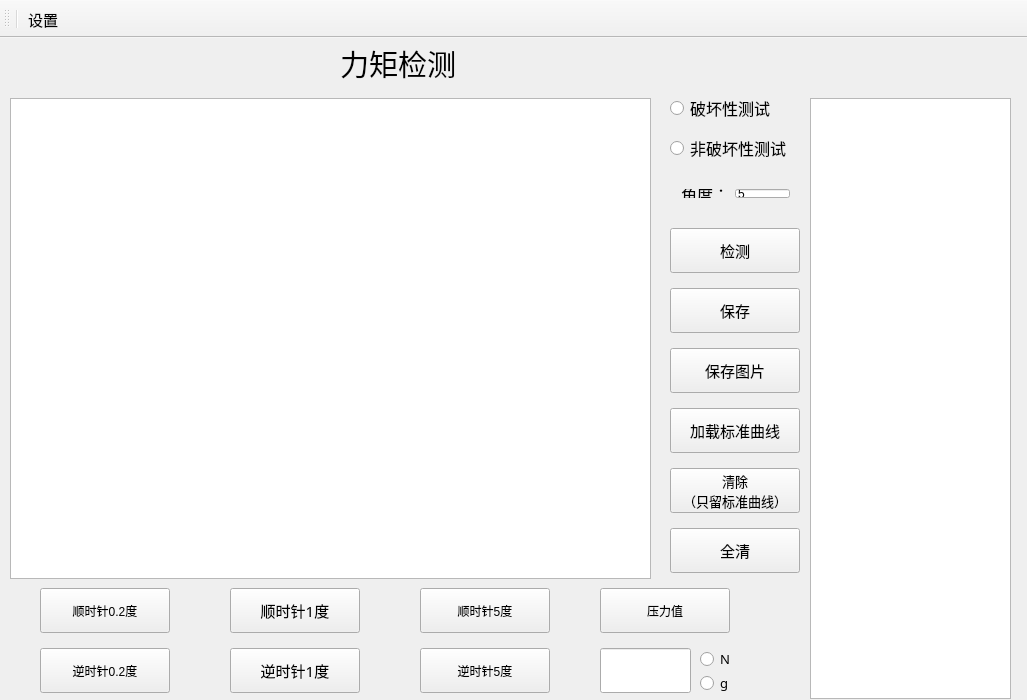
<?xml version="1.0" encoding="UTF-8"?>
<ui version="4.0">
 <class>MainWindow</class>
 <widget class="QMainWindow" name="MainWindow">
  <property name="geometry">
   <rect>
    <x>0</x>
    <y>0</y>
    <width>1027</width>
    <height>700</height>
   </rect>
  </property>
  <property name="windowTitle">
   <string>MainWindow</string>
  </property>
  <widget class="QWidget" name="centralWidget">
   <widget class="QtCharts::QChartView" name="graphicsView">
    <property name="geometry">
     <rect>
      <x>10</x>
      <y>60</y>
      <width>641</width>
      <height>481</height>
     </rect>
    </property>
   </widget>
   <widget class="QPushButton" name="PB_check">
    <property name="geometry">
     <rect>
      <x>670</x>
      <y>190</y>
      <width>130</width>
      <height>45</height>
     </rect>
    </property>
    <property name="font">
     <font>
      <family>宋体</family>
      <pointsize>11</pointsize>
     </font>
    </property>
    <property name="text">
     <string>检测</string>
    </property>
   </widget>
   <widget class="QPushButton" name="PB_save">
    <property name="geometry">
     <rect>
      <x>670</x>
      <y>250</y>
      <width>130</width>
      <height>45</height>
     </rect>
    </property>
    <property name="font">
     <font>
      <family>宋体</family>
      <pointsize>11</pointsize>
     </font>
    </property>
    <property name="text">
     <string>保存</string>
    </property>
   </widget>
   <widget class="QPushButton" name="PB_clean">
    <property name="geometry">
     <rect>
      <x>670</x>
      <y>430</y>
      <width>130</width>
      <height>45</height>
     </rect>
    </property>
    <property name="sizePolicy">
     <sizepolicy hsizetype="Fixed" vsizetype="Fixed">
      <horstretch>0</horstretch>
      <verstretch>0</verstretch>
     </sizepolicy>
    </property>
    <property name="font">
     <font>
      <family>宋体</family>
      <pointsize>10</pointsize>
     </font>
    </property>
    <property name="text">
     <string>清除
（只留标准曲线）</string>
    </property>
   </widget>
   <widget class="QPushButton" name="PB_load">
    <property name="geometry">
     <rect>
      <x>670</x>
      <y>370</y>
      <width>130</width>
      <height>45</height>
     </rect>
    </property>
    <property name="sizePolicy">
     <sizepolicy hsizetype="Fixed" vsizetype="Fixed">
      <horstretch>0</horstretch>
      <verstretch>0</verstretch>
     </sizepolicy>
    </property>
    <property name="font">
     <font>
      <family>宋体</family>
      <pointsize>11</pointsize>
     </font>
    </property>
    <property name="text">
     <string>加载标准曲线</string>
    </property>
   </widget>
   <widget class="QLabel" name="label">
    <property name="geometry">
     <rect>
      <x>340</x>
      <y>10</y>
      <width>121</width>
      <height>31</height>
     </rect>
    </property>
    <property name="font">
     <font>
      <family>Agency FB</family>
      <pointsize>22</pointsize>
     </font>
    </property>
    <property name="text">
     <string>力矩检测</string>
    </property>
   </widget>
   <widget class="QTableWidget" name="TW_csv">
    <property name="geometry">
     <rect>
      <x>810</x>
      <y>60</y>
      <width>201</width>
      <height>601</height>
     </rect>
    </property>
    <property name="editTriggers">
     <set>QAbstractItemView::NoEditTriggers</set>
    </property>
    <attribute name="horizontalHeaderVisible">
     <bool>false</bool>
    </attribute>
    <attribute name="verticalHeaderVisible">
     <bool>false</bool>
    </attribute>
   </widget>
   <widget class="QRadioButton" name="RB_Destructive">
    <property name="geometry">
     <rect>
      <x>670</x>
      <y>50</y>
      <width>130</width>
      <height>40</height>
     </rect>
    </property>
    <property name="font">
     <font>
      <family>宋体</family>
      <pointsize>12</pointsize>
     </font>
    </property>
    <property name="mouseTracking">
     <bool>true</bool>
    </property>
    <property name="text">
     <string>破坏性测试</string>
    </property>
   </widget>
   <widget class="QRadioButton" name="RB_noDestructive">
    <property name="geometry">
     <rect>
      <x>670</x>
      <y>90</y>
      <width>130</width>
      <height>40</height>
     </rect>
    </property>
    <property name="font">
     <font>
      <family>宋体</family>
      <pointsize>12</pointsize>
     </font>
    </property>
    <property name="text">
     <string>非破坏性测试</string>
    </property>
   </widget>
   <widget class="QPushButton" name="PB_allClean">
    <property name="geometry">
     <rect>
      <x>670</x>
      <y>490</y>
      <width>130</width>
      <height>45</height>
     </rect>
    </property>
    <property name="sizePolicy">
     <sizepolicy hsizetype="Fixed" vsizetype="Fixed">
      <horstretch>0</horstretch>
      <verstretch>0</verstretch>
     </sizepolicy>
    </property>
    <property name="font">
     <font>
      <family>宋体</family>
      <pointsize>11</pointsize>
     </font>
    </property>
    <property name="text">
     <string>全清</string>
    </property>
   </widget>
   <widget class="QWidget" name="layoutWidget">
    <property name="geometry">
     <rect>
      <x>670</x>
      <y>140</y>
      <width>131</width>
      <height>31</height>
     </rect>
    </property>
    <layout class="QHBoxLayout" name="horizontalLayout">
     <item>
      <widget class="QLabel" name="label_2">
       <property name="sizePolicy">
        <sizepolicy hsizetype="Preferred" vsizetype="Expanding">
         <horstretch>0</horstretch>
         <verstretch>0</verstretch>
        </sizepolicy>
       </property>
       <property name="font">
        <font>
         <family>宋体</family>
         <pointsize>12</pointsize>
        </font>
       </property>
       <property name="text">
        <string>角度：</string>
       </property>
      </widget>
     </item>
     <item>
      <widget class="QLineEdit" name="LE_angel">
       <property name="sizePolicy">
        <sizepolicy hsizetype="Expanding" vsizetype="Expanding">
         <horstretch>0</horstretch>
         <verstretch>0</verstretch>
        </sizepolicy>
       </property>
       <property name="text">
        <string>5</string>
       </property>
      </widget>
     </item>
    </layout>
   </widget>
   <widget class="QTableWidget" name="TW_load">
    <property name="geometry">
     <rect>
      <x>1040</x>
      <y>340</y>
      <width>131</width>
      <height>81</height>
     </rect>
    </property>
    <property name="editTriggers">
     <set>QAbstractItemView::NoEditTriggers</set>
    </property>
    <property name="selectionMode">
     <enum>QAbstractItemView::NoSelection</enum>
    </property>
    <attribute name="horizontalHeaderVisible">
     <bool>false</bool>
    </attribute>
    <attribute name="verticalHeaderVisible">
     <bool>false</bool>
    </attribute>
   </widget>
   <widget class="QPushButton" name="PB_clockwise">
    <property name="geometry">
     <rect>
      <x>230</x>
      <y>610</y>
      <width>130</width>
      <height>45</height>
     </rect>
    </property>
    <property name="font">
     <font>
      <family>宋体</family>
      <pointsize>11</pointsize>
     </font>
    </property>
    <property name="text">
     <string>逆时针1度</string>
    </property>
   </widget>
   <widget class="QPushButton" name="PB_antiCLockwise">
    <property name="geometry">
     <rect>
      <x>230</x>
      <y>550</y>
      <width>130</width>
      <height>45</height>
     </rect>
    </property>
    <property name="font">
     <font>
      <family>宋体</family>
      <pointsize>11</pointsize>
     </font>
    </property>
    <property name="text">
     <string>顺时针1度</string>
    </property>
   </widget>
   <widget class="QPushButton" name="pushButton">
    <property name="geometry">
     <rect>
      <x>420</x>
      <y>550</y>
      <width>130</width>
      <height>45</height>
     </rect>
    </property>
    <property name="text">
     <string>顺时针5度</string>
    </property>
   </widget>
   <widget class="QPushButton" name="pushButton_2">
    <property name="geometry">
     <rect>
      <x>420</x>
      <y>610</y>
      <width>130</width>
      <height>45</height>
     </rect>
    </property>
    <property name="text">
     <string>逆时针5度</string>
    </property>
   </widget>
   <widget class="QPushButton" name="pushButton_3">
    <property name="geometry">
     <rect>
      <x>600</x>
      <y>550</y>
      <width>130</width>
      <height>45</height>
     </rect>
    </property>
    <property name="text">
     <string>压力值</string>
    </property>
   </widget>
   <widget class="QPushButton" name="pushButton_4">
    <property name="geometry">
     <rect>
      <x>40</x>
      <y>550</y>
      <width>130</width>
      <height>45</height>
     </rect>
    </property>
    <property name="text">
     <string>顺时针0.2度</string>
    </property>
   </widget>
   <widget class="QPushButton" name="pushButton_5">
    <property name="geometry">
     <rect>
      <x>40</x>
      <y>610</y>
      <width>130</width>
      <height>45</height>
     </rect>
    </property>
    <property name="text">
     <string>逆时针0.2度</string>
    </property>
   </widget>
   <widget class="QLineEdit" name="LE_value">
    <property name="geometry">
     <rect>
      <x>600</x>
      <y>610</y>
      <width>91</width>
      <height>45</height>
     </rect>
    </property>
    <property name="font">
     <font>
      <family>宋体</family>
      <pointsize>12</pointsize>
     </font>
    </property>
    <property name="cursor">
     <cursorShape>BlankCursor</cursorShape>
    </property>
    <property name="mouseTracking">
     <bool>false</bool>
    </property>
   </widget>
   <widget class="QRadioButton" name="RB_N">
    <property name="geometry">
     <rect>
      <x>700</x>
      <y>613</y>
      <width>31</width>
      <height>16</height>
     </rect>
    </property>
    <property name="font">
     <font>
      <family>宋体</family>
      <pointsize>10</pointsize>
     </font>
    </property>
    <property name="text">
     <string>N</string>
    </property>
   </widget>
   <widget class="QRadioButton" name="RB_G">
    <property name="geometry">
     <rect>
      <x>700</x>
      <y>637</y>
      <width>31</width>
      <height>16</height>
     </rect>
    </property>
    <property name="font">
     <font>
      <family>宋体</family>
      <pointsize>10</pointsize>
     </font>
    </property>
    <property name="text">
     <string>g</string>
    </property>
   </widget>
   <widget class="QPushButton" name="PB_saveImage">
    <property name="geometry">
     <rect>
      <x>670</x>
      <y>310</y>
      <width>130</width>
      <height>45</height>
     </rect>
    </property>
    <property name="sizePolicy">
     <sizepolicy hsizetype="Fixed" vsizetype="Fixed">
      <horstretch>0</horstretch>
      <verstretch>0</verstretch>
     </sizepolicy>
    </property>
    <property name="font">
     <font>
      <family>宋体</family>
      <pointsize>11</pointsize>
     </font>
    </property>
    <property name="text">
     <string>保存图片</string>
    </property>
   </widget>
   <zorder>layoutWidget</zorder>
   <zorder>graphicsView</zorder>
   <zorder>PB_check</zorder>
   <zorder>PB_save</zorder>
   <zorder>PB_clean</zorder>
   <zorder>PB_load</zorder>
   <zorder>label</zorder>
   <zorder>TW_csv</zorder>
   <zorder>RB_Destructive</zorder>
   <zorder>RB_noDestructive</zorder>
   <zorder>PB_allClean</zorder>
   <zorder>TW_load</zorder>
   <zorder>PB_clockwise</zorder>
   <zorder>PB_antiCLockwise</zorder>
   <zorder>pushButton</zorder>
   <zorder>pushButton_2</zorder>
   <zorder>pushButton_3</zorder>
   <zorder>pushButton_4</zorder>
   <zorder>pushButton_5</zorder>
   <zorder>LE_value</zorder>
   <zorder>RB_N</zorder>
   <zorder>RB_G</zorder>
   <zorder>PB_saveImage</zorder>
  </widget>
  <widget class="QToolBar" name="toolBar">
   <property name="windowTitle">
    <string>toolBar</string>
   </property>
   <attribute name="toolBarArea">
    <enum>TopToolBarArea</enum>
   </attribute>
   <attribute name="toolBarBreak">
    <bool>false</bool>
   </attribute>
   <addaction name="separator"/>
   <addaction name="setup"/>
  </widget>
  <action name="action">
   <property name="text">
    <string>标定</string>
   </property>
   <property name="toolTip">
    <string>标定</string>
   </property>
   <property name="font">
    <font>
     <family>宋体</family>
     <pointsize>11</pointsize>
    </font>
   </property>
  </action>
  <action name="setup">
   <property name="checkable">
    <bool>false</bool>
   </property>
   <property name="text">
    <string>设置</string>
   </property>
   <property name="font">
    <font>
     <family>宋体</family>
     <pointsize>11</pointsize>
    </font>
   </property>
  </action>
 </widget>
 <layoutdefault spacing="6" margin="11"/>
 <customwidgets>
  <customwidget>
   <class>QtCharts::QChartView</class>
   <extends>QGraphicsView</extends>
   <header location="global">qchartview.h</header>
  </customwidget>
 </customwidgets>
 <resources/>
 <connections/>
</ui>
